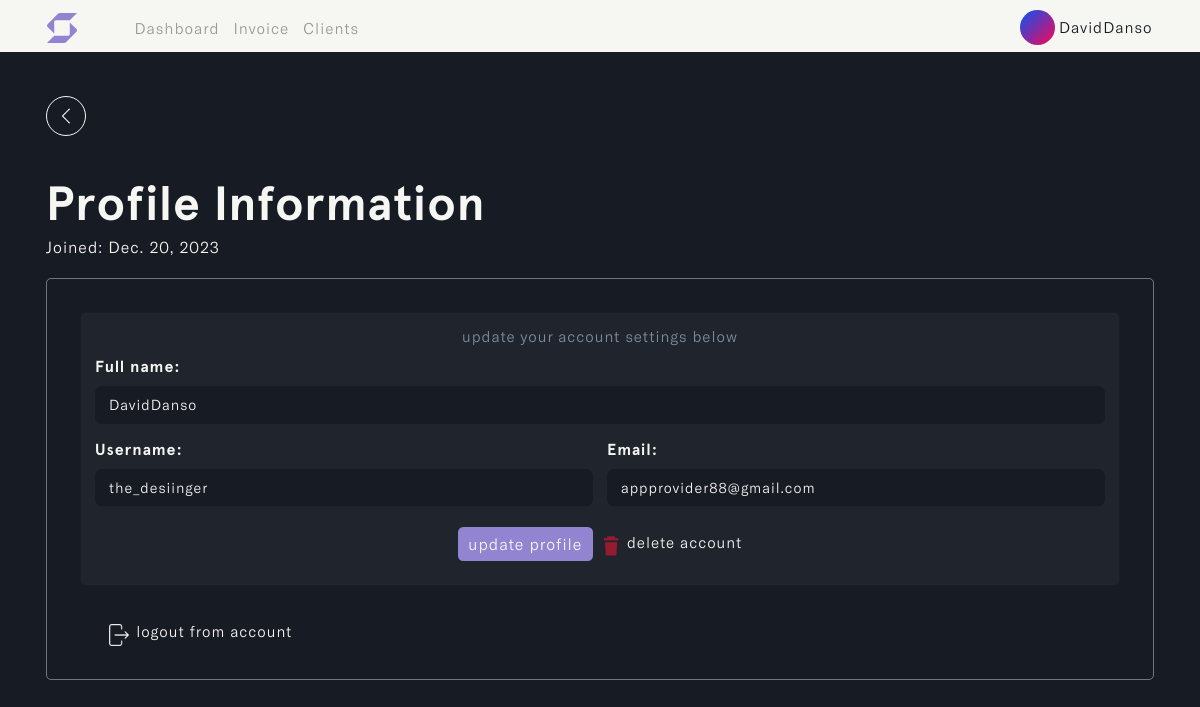
The app's page /profile (signed in) with its own data.
### user/models.py (models this page shows)
class Profile(models.Model):
    user = models.OneToOneField(User, on_delete=models.CASCADE, blank=True, null=True)
    name = models.CharField(max_length=255, unique=True)
    username = models.CharField(max_length=255, unique=True)
    email = models.EmailField(max_length=255, unique=True)
    updated_time_stamp = models.DateTimeField(auto_now=True)
    created_time_stamp = models.DateTimeField(auto_now_add=True)
    id = models.UUIDField(default=uuid.uuid4, primary_key=True, unique=True, editable=False)
    def __str__(self):
        return self.name

### user/views.py (the view, shortened to what this page needs)
# urls.py: path('profile', views.profilePage, name='profile'),
@login_required(login_url='login')
def profilePage(request):
    profile = Profile.objects.get(user=request.user)
    invoices = profile.invoice_set.all()
    invoice_count = invoices.count()
    form = UserProfileForm(instance=profile)
    context = {'form': form, 'invoice_count': invoice_count}
    return render(request, 'user/profile.html', context)

### user/forms.py
class UserProfileForm(ModelForm):
    class Meta:
        model = Profile
        fields = '__all__'
        exclude = ['user']
    def __init__(self, *args, **kwargs):
        super(UserProfileForm, self).__init__(*args, **kwargs)
        for name, fields in self.fields.items():
            fields.widget.attrs.update({'class': 'form-control form-control-lg'})

### user/templates/user/profile.html (shortened to what this page needs)
{% load static %}
{% load humanize %}
<!DOCTYPE html>
<html lang="en" class="js has-scroll-init has-scroll-smooth">
  <head>
    <link rel="stylesheet" href="{% static '/css/bootstrap.min.css' %}" />
    <link rel="stylesheet" href="{% static '/css/profile.css' %}" />
  </head>
  <body
    id="pageTop"
    class="page-content"
    data-spy="scroll"
    data-target="#mainNav"
  >
    {% include 'invoice/nav.html' %}
    <main>
      <div data-scroll class="page page--layout-2" id="main">
        <div id="hero">
          <div class="container-fluid">
            <div class="hero-intro">
              <a href="javascript:history.back()">
                <img
                  src="{% static '/images/left.png' %}"
                  class="img-fluid"
                  id="return_back"
                  alt="return_back-img"
                />
              </a>
              <h1>
                Profile Information
                <small>Joined: {{request.user.date_joined|date}}</small>
              </h1>
              <div id="user_profile">
                <form action="" method="POST">
                  <div class="card">
                    <div class="card-body">
                      <h5>update your account settings below</h5>
                      <div class="row g-3">
                        <div class="col-12">
                          <label for="inputAddress" class="form-label"
                            >Full name:
                          </label>
                          {{form.name}}
                        </div>
                        <div class="col-md-6">
                          <label for="inputUsername" class="form-label"
                            >Username:</label
                          >
                          {{form.username}}
                        </div>
                        <div class="col-md-6">
                          <label for="inputEmail4" class="form-label"
                            >Email:</label
                          >
                          {{form.email}}
                        </div>
                        <div
                          id="action_btns"
                          class="d-flex justify-content-center"
                        >
                          <input
                            type="submit"
                            class="btn"
                            id="update_profile"
                            value="update profile"
                          />
                          <a
                            href="#delete"
                            data-bs-toggle="modal"
                            data-bs-target="#deleteAccountModal"
                          >
                            <img
                              id="trash"
                              src="{% static '/images/trash.png' %}"
                              alt="trash"
                            />
                            <span>delete account</span>
                          </a>
                        </div>
                      </div>
                    </div>
                  </div>
                </form>
                <div id="logout">
                  <a href="{% url 'logout' %}">
                    <img
                      id="logout_img"
                      src="{% static '/images/logout.png' %}"
                      alt="logout_img"
                    />
                    logout from account
                  </a>
                </div>
              </div>
            </div>
          </div>
        </div>
      </div>
    </main>
  </body>
</html>

### invoice/templates/invoice/nav.html (shortened to what this page needs)
{% load static %}
{% load active_link_tags %}
<nav class="navbar navbar-expand-lg fixed-top menu" id="mainNav">
  <div class="container">
    <a class="navbar-brand" href="{% url 'dashboard' %}">
      <img
        src="{% static '/images/swift_logo.svg' %}"
        class="img-fluid"
        id="logo"
        alt="logo"
      />
    </a>
    <div class="collapse navbar-collapse" id="navbarSupportedContent">
      <ul class="navbar-nav me-auto mb-2 mb-lg-0 left--links">
        <li class="nav-item">
          <a
            class="nav-link {% active_link 'dashboard' %}"
            href="{% url 'dashboard' %}"
            >Dashboard</a
          >
        </li>
        <li class="nav-item">
          <a
            class="nav-link {% active_link 'invoice' %}"
            href="{% url 'invoice' %}"
            >Invoice</a
          >
        </li>
        <li class="nav-item">
          <a
            class="nav-link {% active_link 'clients' %}"
            href="{% url 'clients' %}"
            >Clients</a
          >
        </li>
      </ul>
      <ul class="navbar-nav mb-2 mb-lg-0" id="rightNav">
        <li class="nav-item dropdown">
          <a class="nav-link" href="{% url 'profile' %}">
            <img
              id="profile_img"
              src="{% static '/images/user-avatar.svg' %}"
              class="img-fluid rounded-circle"
              alt="logo"
            />
            <small>{{request.user.profile}}</small>
          </a>
        </li>
      </ul>
    </div>
  </div>
</nav>

### records on screen
Profile: name "DavidDanso", username "the_desiinger", email "appprovider88@gmail.com"

### other values on screen
{{ request.user.profile }} "DavidDanso"
{{ request.user.date_joined|date }} "Dec. 20, 2023"
